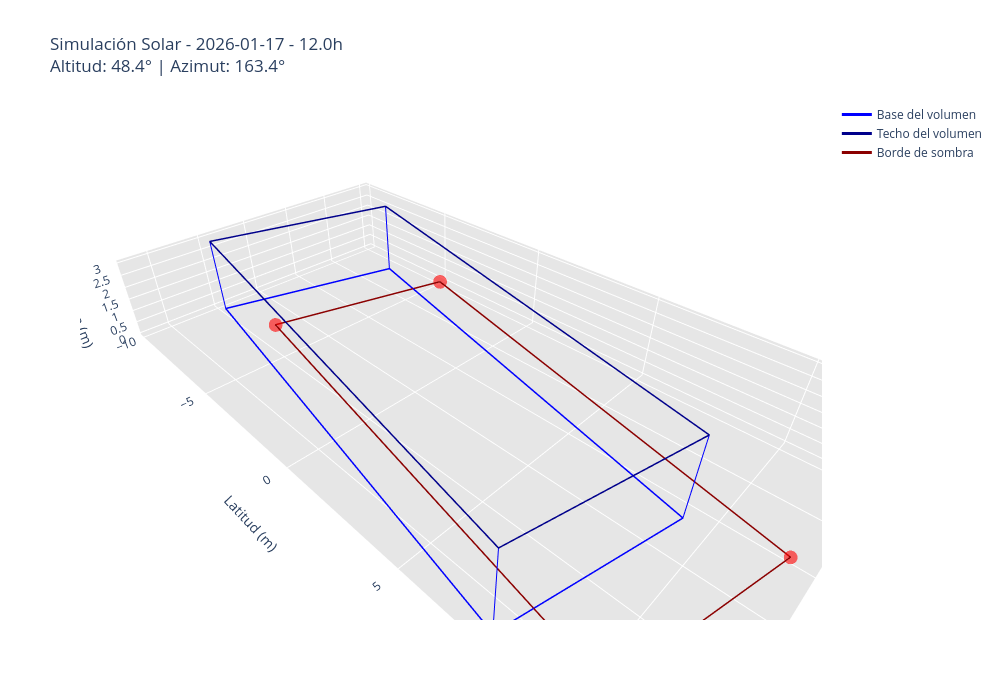

Here is the notebook cell this chart was saved with:
### Code cell
def create_3d_visualization(date, hour):
    """
    Crea una visualización 3D que muestra:
    - El volumen del edificio
    - La sombra proyectada
    - La posición del sol
    """
    
    # Obtener posición del sol
    altitude, azimuth = get_sun_position(date, hour, latitude, longitude)
    
    # Normalizar coordenadas
    coords_2d = normalize_coords(building_coords)
    
    # Crear figura
    fig = go.Figure()
    
    # 1. Dibujar la base del volumen (ras de piso)
    base_x = np.append(coords_2d[:, 0], coords_2d[0, 0])
    base_y = np.append(coords_2d[:, 1], coords_2d[0, 1])
    base_z = np.zeros_like(base_x)
    
    fig.add_trace(go.Scatter3d(
        x=base_x, y=base_y, z=base_z,
        mode='lines',
        name='Base del volumen',
        line=dict(color='blue', width=3)
    ))
    
    # 2. Dibujar el techo del volumen
    roof_x = np.append(coords_2d[:, 0], coords_2d[0, 0])
    roof_y = np.append(coords_2d[:, 1], coords_2d[0, 1])
    roof_z = np.ones_like(roof_x) * building_height
    
    fig.add_trace(go.Scatter3d(
        x=roof_x, y=roof_y, z=roof_z,
        mode='lines',
        name='Techo del volumen',
        line=dict(color='darkblue', width=3)
    ))
    
    # 3. Dibujar las paredes verticales
    for i in range(len(coords_2d)):
        next_i = (i + 1) % len(coords_2d)
        fig.add_trace(go.Scatter3d(
            x=[coords_2d[i, 0], coords_2d[next_i, 0]],
            y=[coords_2d[i, 1], coords_2d[next_i, 1]],
            z=[0, 0],
            mode='lines',
            showlegend=False,
            line=dict(color='blue', width=2)
        ))
        fig.add_trace(go.Scatter3d(
            x=[coords_2d[i, 0], coords_2d[i, 0]],
            y=[coords_2d[i, 1], coords_2d[i, 1]],
            z=[0, building_height],
            mode='lines',
            showlegend=False,
            line=dict(color='blue', width=2)
        ))
    
    # 4. Dibujar la sombra si el sol está sobre el horizonte
    if altitude > 0:
        shadow_coords = calculate_shadow(coords_2d, altitude, azimuth, building_height)
        
        if shadow_coords is not None:
            # Dibujar puntos de la sombra con marcadores semitransparentes
            fig.add_trace(go.Scatter3d(
                x=shadow_coords[:, 0], 
                y=shadow_coords[:, 1], 
                z=np.zeros(len(shadow_coords)),
                mode='markers',
                marker=dict(
                    size=8,
                    color='red',
                    opacity=0.6
                ),
                name='Proyección de vértices',
                showlegend=False
            ))
            
            # Dibujar contorno de la sombra cerrado
            shadow_x_closed = np.append(shadow_coords[:, 0], shadow_coords[0, 0])
            shadow_y_closed = np.append(shadow_coords[:, 1], shadow_coords[0, 1])
            shadow_z_closed = np.zeros_like(shadow_x_closed)
            
            fig.add_trace(go.Scatter3d(
                x=shadow_x_closed, y=shadow_y_closed, z=shadow_z_closed,
                mode='lines',
                name='Borde de sombra',
                line=dict(color='darkred', width=3)
            ))
    
    # Configurar el layout
    fig.update_layout(
        title=f"Simulación Solar - {date.strftime('%Y-%m-%d')} - {hour:.1f}h<br>Altitud: {altitude:.1f}° | Azimut: {azimuth:.1f}°",
        scene=dict(
            xaxis=dict(title='Longitud (m)', backgroundcolor="rgb(230, 230,230)"),
            yaxis=dict(title='Latitud (m)', backgroundcolor="rgb(230, 230,230)"),
            zaxis=dict(title='Altura (m)', backgroundcolor="rgb(230, 230,230)"),
            aspectmode='data'
        ),
        width=1000,
        height=700,
        showlegend=True
    )
    
    return fig

# Prueba con una fecha y hora específica
test_date = datetime(2026, 1, 17)  # Hoy
test_hour = 12  # Mediodía

fig_test = create_3d_visualization(test_date, test_hour)
fig_test.show()

### Figure 1 — Plotly figure (JSON) as saved in the notebook; plotly's stock layout.template omitted (floating-point values rounded to 4 significant figures)
{"data": [{"line": {"color": "blue", "width": 3}, "mode": "lines", "name": "Base del volumen", "type": "scatter3d", "x": [-5.288, -1.338, 4.779, 1.848, -5.288], "y": [-7.55, 9.271, 7.869, -9.589, -7.55], "z": [0.0, 0.0, 0.0, 0.0, 0.0]}, {"line": {"color": "darkblue", "width": 3}, "mode": "lines", "name": "Techo del volumen", "type": "scatter3d", "x": [-5.288, -1.338, 4.779, 1.848, -5.288], "y": [-7.55, 9.271, 7.869, -9.589, -7.55], "z": [3.0, 3.0, 3.0, 3.0, 3.0]}, {"line": {"color": "blue", "width": 2}, "mode": "lines", "showlegend": false, "type": "scatter3d", "x": [-5.288, -1.338], "y": [-7.55, 9.271], "z": [0, 0]}, {"line": {"color": "blue", "width": 2}, "mode": "lines", "showlegend": false, "type": "scatter3d", "x": [-5.288, -5.288], "y": [-7.55, -7.55], "z": [0, 3]}, {"line": {"color": "blue", "width": 2}, "mode": "lines", "showlegend": false, "type": "scatter3d", "x": [-1.338, 4.779], "y": [9.271, 7.869], "z": [0, 0]}, {"line": {"color": "blue", "width": 2}, "mode": "lines", "showlegend": false, "type": "scatter3d", "x": [-1.338, -1.338], "y": [9.271, 9.271], "z": [0, 3]}, {"line": {"color": "blue", "width": 2}, "mode": "lines", "showlegend": false, "type": "scatter3d", "x": [4.779, 1.848], "y": [7.869, -9.589], "z": [0, 0]}, {"line": {"color": "blue", "width": 2}, "mode": "lines", "showlegend": false, "type": "scatter3d", "x": [4.779, 4.779], "y": [7.869, 7.869], "z": [0, 3]}, {"line": {"color": "blue", "width": 2}, "mode": "lines", "showlegend": false, "type": "scatter3d", "x": [1.848, -5.288], "y": [-9.589, -7.55], "z": [0, 0]}, {"line": {"color": "blue", "width": 2}, "mode": "lines", "showlegend": false, "type": "scatter3d", "x": [1.848, 1.848], "y": [-9.589, -9.589], "z": [0, 3]}, {"marker": {"color": "red", "opacity": 0.6, "size": 8}, "mode": "markers", "name": "Proyección de vértices", "showlegend": false, "type": "scatter3d", "x": [-6.049, -2.099, 4.018, 1.087], "y": [-4.996, 11.82, 10.42, -7.035], "z": [0.0, 0.0, 0.0, 0.0]}, {"line": {"color": "darkred", "width": 3}, "mode": "lines", "name": "Borde de sombra", "type": "scatter3d", "x": [-6.049, -2.099, 4.018, 1.087, -6.049], "y": [-4.996, 11.82, 10.42, -7.035, -4.996], "z": [0.0, 0.0, 0.0, 0.0, 0.0]}], "layout": {"height": 700, "scene": {"aspectmode": "data", "xaxis": {"backgroundcolor": "rgb(230, 230,230)", "title": {"text": "Longitud (m)"}}, "yaxis": {"backgroundcolor": "rgb(230, 230,230)", "title": {"text": "Latitud (m)"}}, "zaxis": {"backgroundcolor": "rgb(230, 230,230)", "title": {"text": "Altura (m)"}}}, "showlegend": true, "title": {"text": "Simulación Solar - 2026-01-17 - 12.0h<br>Altitud: 48.4° | Azimut: 163.4°"}, "width": 1000}}
